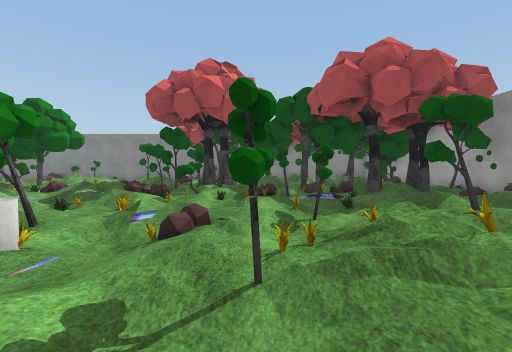
[1] (above)

24 first-person views from a walk through a scene from a Unity 3-D project. The camera is 1.5 m above the floor, tilts 2° down and sees 90° across. The floor is counted in squares, 2 m on a side. Each view is taken from the middle of a square. On the plan, view 1 faces up. The plan holds only what a view shows up to about 9 squares ahead; the rest is blank. The place goes on beyond the plan. The player is left out. Some surface patterns are stand-ins.

[2]
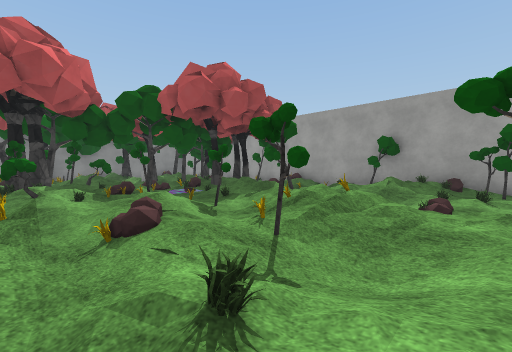

[3]
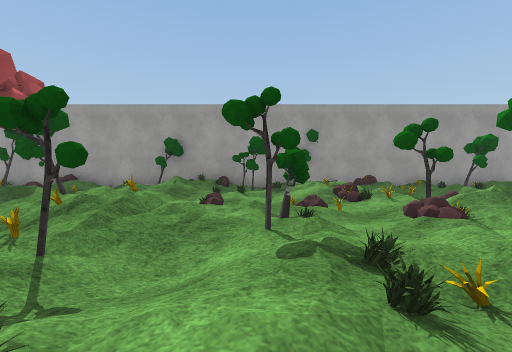

[4]
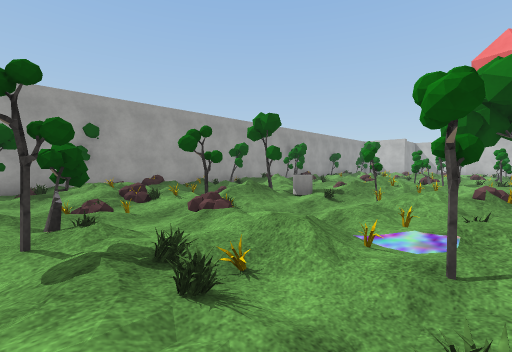

[5]
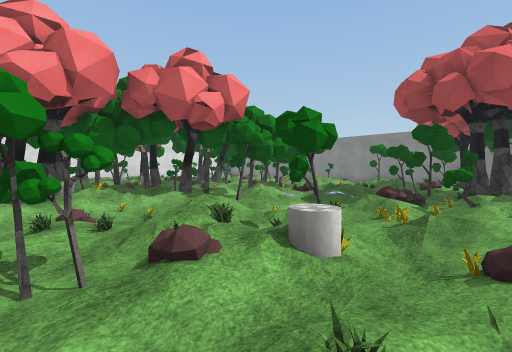

[6]
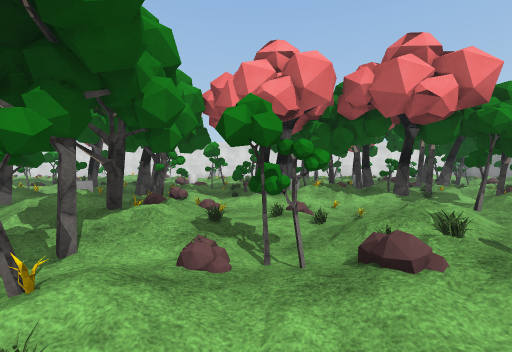

[7]
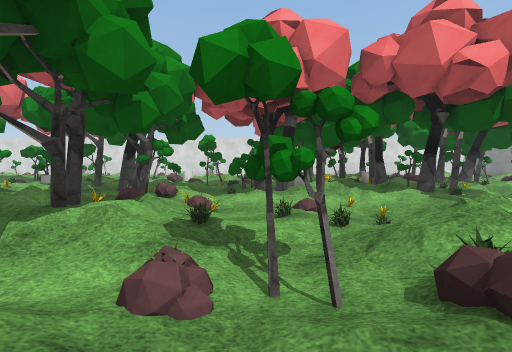

[8]
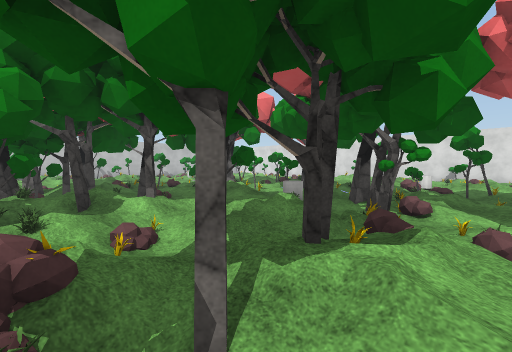

[9]
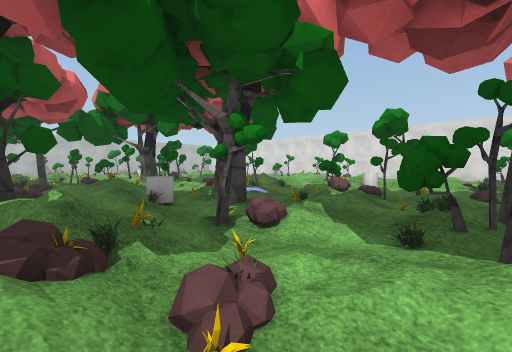

[10]
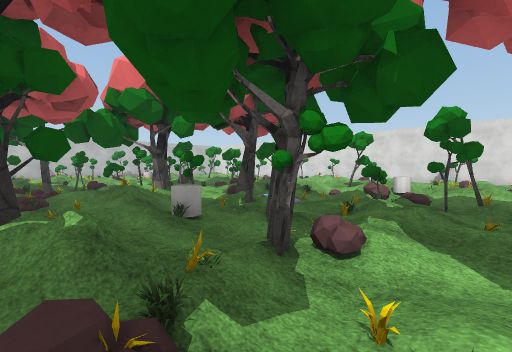

[11]
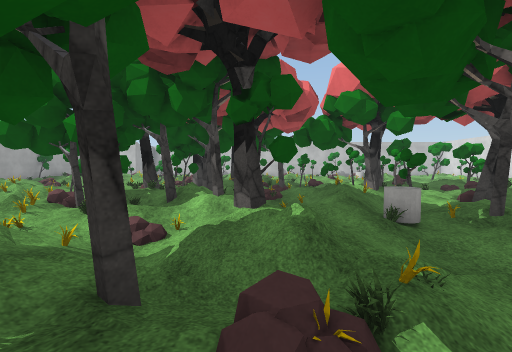

[12]
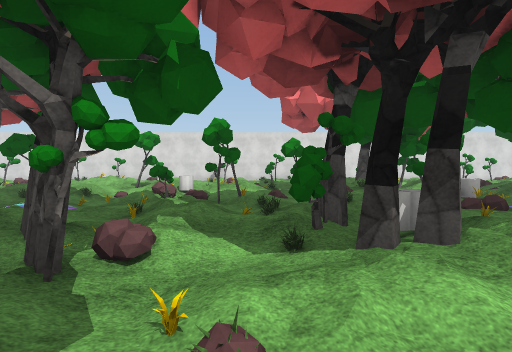

[13]
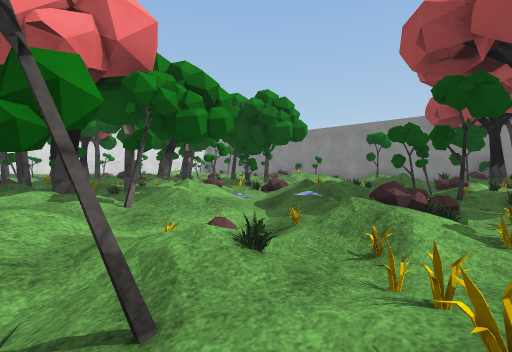

[14]
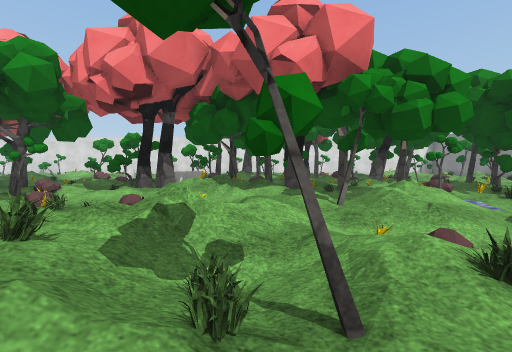

[15]
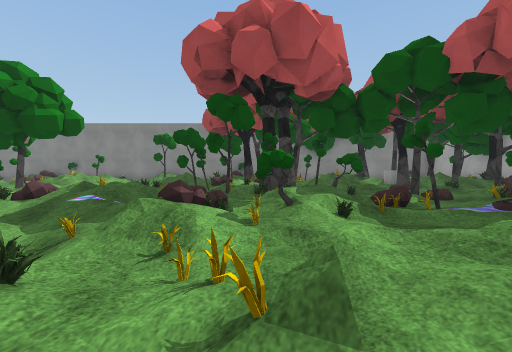

[16]
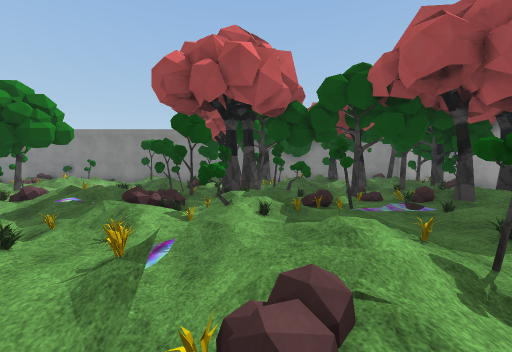

[17]
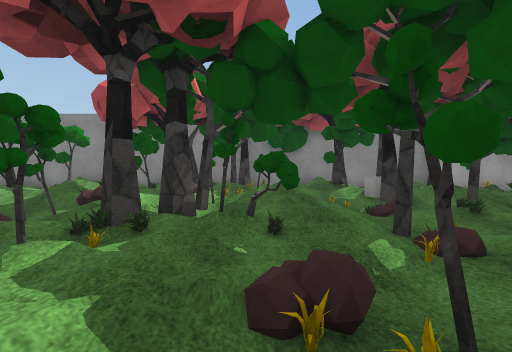

[18]
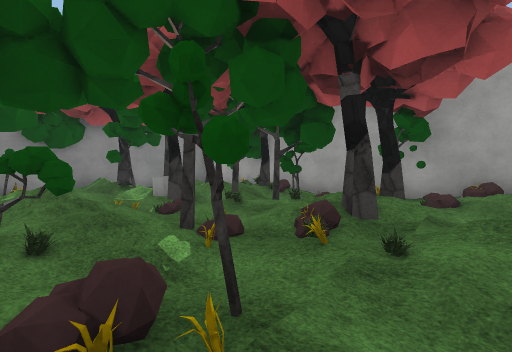

[19]
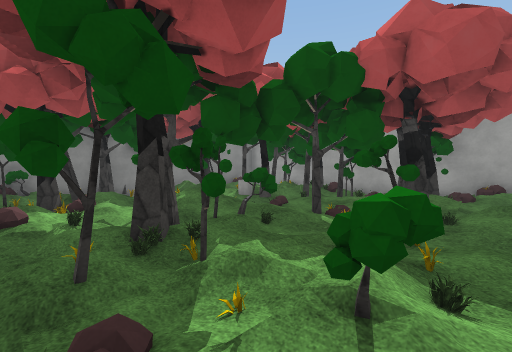

[20]
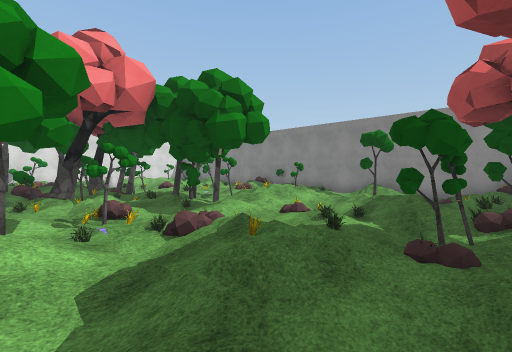

[21]
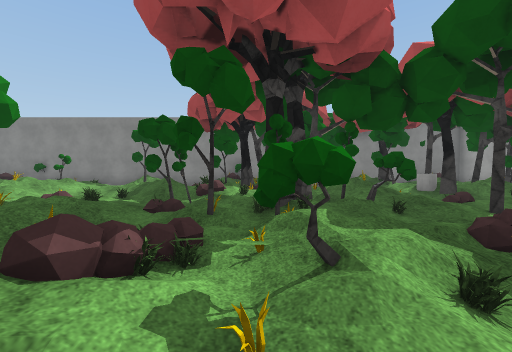

[22]
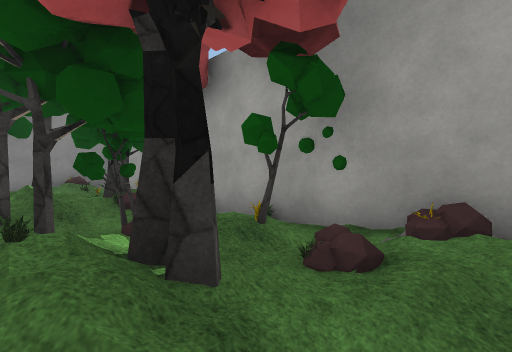

[23]
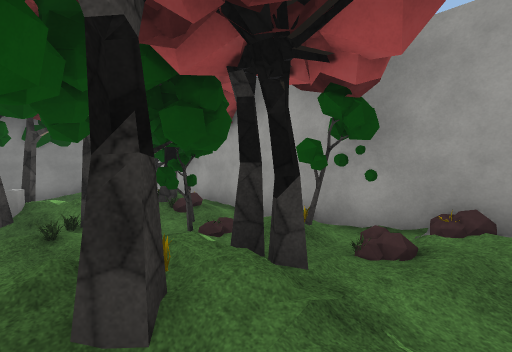

[24]
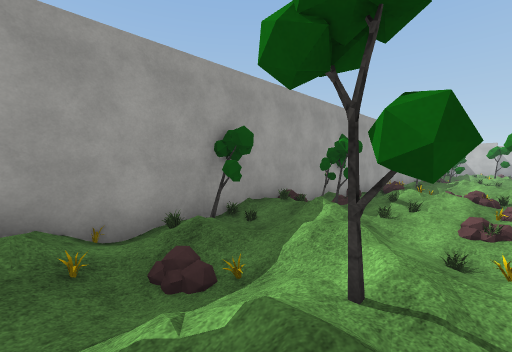

### Floor plan
Key: @ floor where view 1 was taken; # wall or solid block; x gap in a wall; . main floor; : floor 0.25 m higher than the main floor; - floor 0.25 m lower than the main floor; + floor 0.5 m higher than the main floor; _ floor 0.5 m lower than the main floor; / step, stairs or slope; = window, fence, low wall or low ledge; C cylinder.
Columns run from 18 left of view 1 to 7 right of it. Each row starts with its distance up from view 1.
 17              ###   ######
 16               /#### //_:##
 15            /=///... /: /=#
 14          #.// ///:# -# .##
 13           /////##/-/.#####
 12         .=/////x/.#/###
 11        /## /// #.#// ##
 10        :###--.x.##.:-.#
  9       /.//.#..#x#/#.--#
  8      -/././-=///#//-#+####
  7    ///##.-#/-/.=#:=//#//##
  6    #///##._#/_//-/.////_/#
  5      C/ ///.///=-.:-.#///#
  4      //#:##/////=//#:.#-/#
  3    /## #.x///+/#-=///////#
  2    ##=/ .#=/_/#:C/#//=///#
  1      x//CC//#//#-/_///../#
  0 #/  .--:##/--.#./:@#:-/.##
 -1  =///-.##////./////-.//:-#
 -2  /= /-##:://=#/##/:=-=/+-#
 -3   /C-/#/#.#////#:/-/#///=#
 -4   //  /...-/////../-//_=##
 -5    ///=//##-###=/://#////#
 -6    ///.#/-///###//#/C///.#
 -7     / / ./// /###.// /:/##
 -8     /=/.#/=## ####//     #
 -9      // #/:  ## ._/      #
-10      #  ##x#-/x ::#
-11            x/ ###:
-12            #    #:

Where each view was taken, in squares from view 1:
view 1: 0 up, 0 right, facing up
view 2: 0 up, 2 left, facing up-right
view 3: 0 up, 2 left, facing right
view 4: 0 up, 2 left, facing down-right
view 5: 0 up, 1 left, facing up-left
view 6: 0 up, 1 left, facing left
view 7: 0 up, 2 left, facing left
view 8: 1 down, 3 left, facing down-left
view 9: 0 up, 6 left, facing down-left
view 10: 1 down, 6 left, facing down-left
view 11: 1 down, 6 left, facing down
view 12: 1 down, 6 left, facing left
view 13: 3 up, 2 left, facing up-left
view 14: 3 up, 2 left, facing left
view 15: 3 up, 2 left, facing up
view 16: 2 up, 1 left, facing up
view 17: 6 up, 0 right, facing up
view 18: 6 up, 0 right, facing up-right
view 19: 6 up, 3 left, facing up-right
view 20: 6 up, 3 left, facing up-left
view 21: 5 up, 2 left, facing up
view 22: 6 up, 4 right, facing up-right
view 23: 6 up, 3 right, facing up-right
view 24: 6 up, 3 right, facing down-right
